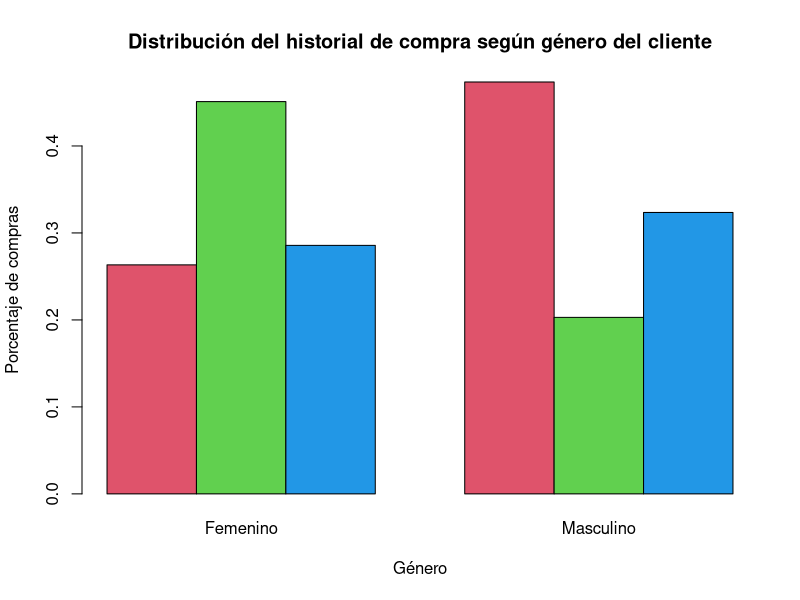

The R script that drew this image: (Note: this script raises an error after producing the figure.)
# Importando base de datos en formato .CSV
marketingData <- read.csv("datasets/MarketingDirecto.csv")

HistoryByGenderTable=table(marketingData$Genero,marketingData$Historial)
HistoryByGenderTable


# Asociación de variables - distribución condicional
AssocTable=prop.table(HistoryByGenderTable,margin=1)
AssocTable

# Gráfico de Barras agrupadas
barplot(
  t(AssocTable),
  col=2:4,
  beside = T,
  xlab="Género",
  ylab="Porcentaje de compras",
  main="Distribución del historial de compra según género del cliente")
  legend("topright",legend=levels(marketingData$Historial),col=2:4,pch=15,
  title="Historial de Compra"
  )

# Gráfico de Barras Componentes
par(mar=c(5.1, 4.1, 4.1, 8.1), xpd=TRUE) #Adicionar espacio extra
barplot(
  t(AssocTable),
  col=2:4,
  xlab="Género",
  ylab="Porcentaje de Compras",
  main="Distribución del historial de compra según género del cliente")

legend("topright", inset=c(-0.27,0),legend=levels(marketingData$Historial),
  col=2:4,pch=15,
  title="Historial de Compra")
